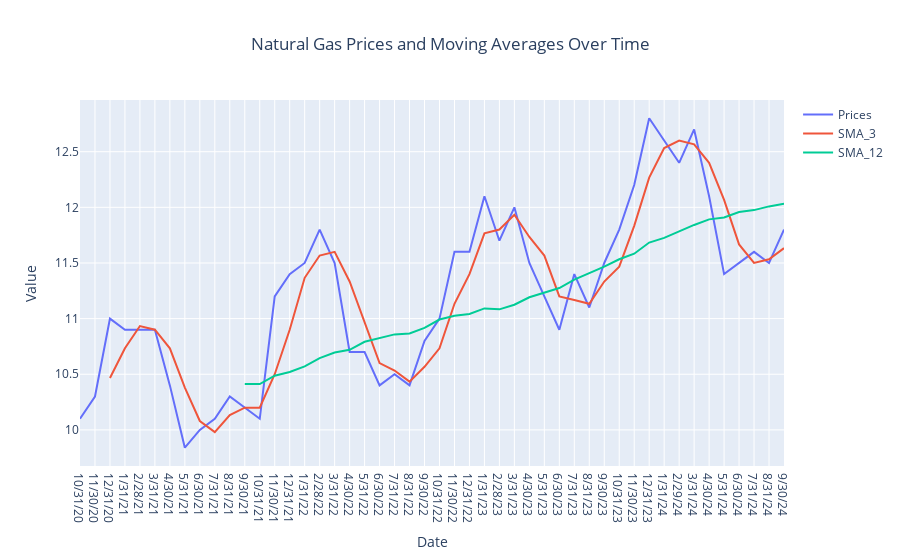

Write notebook code for a chart like this one.
### Code cell
trace_prices = go.Scatter(x=Nat_Gas.index, y=Nat_Gas['Prices'], mode='lines', name='Prices')
trace_sma_3 = go.Scatter(x=Nat_Gas.index, y=Nat_Gas['SMA_3'], mode='lines', name='SMA_3')
trace_sma_12 = go.Scatter(x=Nat_Gas.index, y=Nat_Gas['SMA_12'], mode='lines', name='SMA_12')

layout = go.Layout(title='Natural Gas Prices and Moving Averages Over Time', xaxis=dict(title='Date'), yaxis=dict(title='Value'), title_x=0.5)

fig = go.Figure(data=[trace_prices, trace_sma_3, trace_sma_12], layout=layout)

fig.show()

### Figure 1 — Plotly figure (JSON) as saved in the notebook; plotly's stock layout.template omitted (floating-point values rounded to 4 significant figures)
{"data": [{"mode": "lines", "name": "Prices", "type": "scatter", "x": ["10/31/20", "11/30/20", "12/31/20", "1/31/21", "2/28/21", "3/31/21", "4/30/21", "5/31/21", "6/30/21", "7/31/21", "8/31/21", "9/30/21", "10/31/21", "11/30/21", "12/31/21", "1/31/22", "2/28/22", "3/31/22", "4/30/22", "5/31/22", "6/30/22", "7/31/22", "8/31/22", "9/30/22", "10/31/22", "11/30/22", "12/31/22", "1/31/23", "2/28/23", "3/31/23", "4/30/23", "5/31/23", "6/30/23", "7/31/23", "8/31/23", "9/30/23", "10/31/23", "11/30/23", "12/31/23", "1/31/24", "2/29/24", "3/31/24", "4/30/24", "5/31/24", "6/30/24", "7/31/24", "8/31/24", "9/30/24"], "y": [10.1, 10.3, 11, 10.9, 10.9, 10.9, 10.4, 9.84, 10, 10.1, 10.3, 10.2, 10.1, 11.2, 11.4, 11.5, 11.8, 11.5, 10.7, 10.7, 10.4, 10.5, 10.4, 10.8, 11, 11.6, 11.6, 12.1, 11.7, 12, 11.5, 11.2, 10.9, 11.4, 11.1, 11.5, 11.8, 12.2, 12.8, 12.6, 12.4, 12.7, 12.1, 11.4, 11.5, 11.6, 11.5, 11.8]}, {"mode": "lines", "name": "SMA_3", "type": "scatter", "x": ["10/31/20", "11/30/20", "12/31/20", "1/31/21", "2/28/21", "3/31/21", "4/30/21", "5/31/21", "6/30/21", "7/31/21", "8/31/21", "9/30/21", "10/31/21", "11/30/21", "12/31/21", "1/31/22", "2/28/22", "3/31/22", "4/30/22", "5/31/22", "6/30/22", "7/31/22", "8/31/22", "9/30/22", "10/31/22", "11/30/22", "12/31/22", "1/31/23", "2/28/23", "3/31/23", "4/30/23", "5/31/23", "6/30/23", "7/31/23", "8/31/23", "9/30/23", "10/31/23", "11/30/23", "12/31/23", "1/31/24", "2/29/24", "3/31/24", "4/30/24", "5/31/24", "6/30/24", "7/31/24", "8/31/24", "9/30/24"], "y": [null, null, 10.47, 10.73, 10.93, 10.9, 10.73, 10.38, 10.08, 9.98, 10.13, 10.2, 10.2, 10.5, 10.9, 11.37, 11.57, 11.6, 11.33, 10.97, 10.6, 10.53, 10.43, 10.57, 10.73, 11.13, 11.4, 11.77, 11.8, 11.93, 11.73, 11.57, 11.2, 11.17, 11.13, 11.33, 11.47, 11.83, 12.27, 12.53, 12.6, 12.57, 12.4, 12.07, 11.67, 11.5, 11.53, 11.63]}, {"mode": "lines", "name": "SMA_12", "type": "scatter", "x": ["10/31/20", "11/30/20", "12/31/20", "1/31/21", "2/28/21", "3/31/21", "4/30/21", "5/31/21", "6/30/21", "7/31/21", "8/31/21", "9/30/21", "10/31/21", "11/30/21", "12/31/21", "1/31/22", "2/28/22", "3/31/22", "4/30/22", "5/31/22", "6/30/22", "7/31/22", "8/31/22", "9/30/22", "10/31/22", "11/30/22", "12/31/22", "1/31/23", "2/28/23", "3/31/23", "4/30/23", "5/31/23", "6/30/23", "7/31/23", "8/31/23", "9/30/23", "10/31/23", "11/30/23", "12/31/23", "1/31/24", "2/29/24", "3/31/24", "4/30/24", "5/31/24", "6/30/24", "7/31/24", "8/31/24", "9/30/24"], "y": [null, null, null, null, null, null, null, null, null, null, null, 10.41, 10.41, 10.49, 10.52, 10.57, 10.64, 10.7, 10.72, 10.79, 10.83, 10.86, 10.87, 10.92, 10.99, 11.03, 11.04, 11.09, 11.08, 11.12, 11.19, 11.23, 11.28, 11.35, 11.41, 11.47, 11.53, 11.58, 11.68, 11.73, 11.78, 11.84, 11.89, 11.91, 11.96, 11.97, 12.01, 12.03]}], "layout": {"title": {"text": "Natural Gas Prices and Moving Averages Over Time", "x": 0.5}, "xaxis": {"title": {"text": "Date"}}, "yaxis": {"title": {"text": "Value"}}}}
